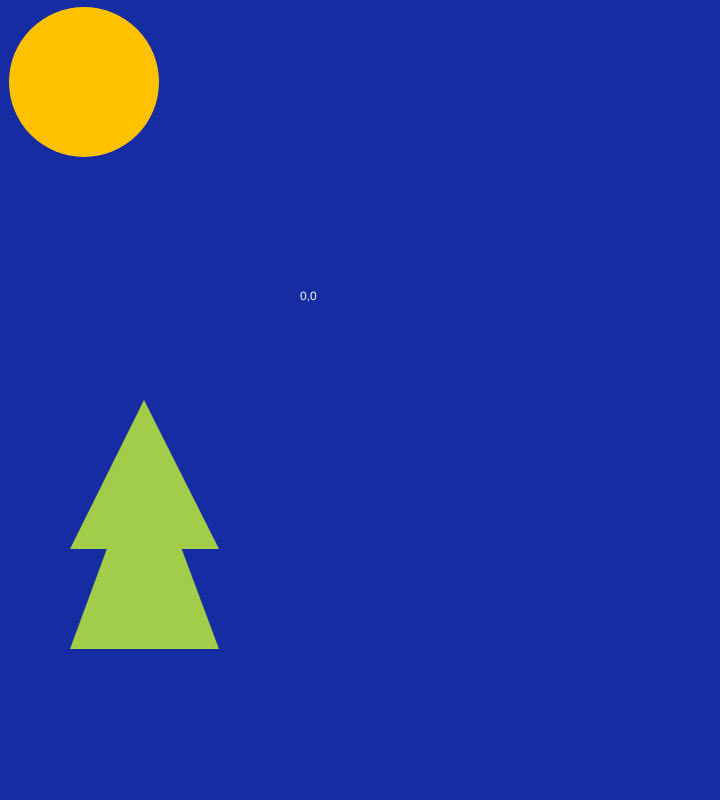
Frame 1 (no input)
Frame 60 (no input): identical to frame 1, image omitted
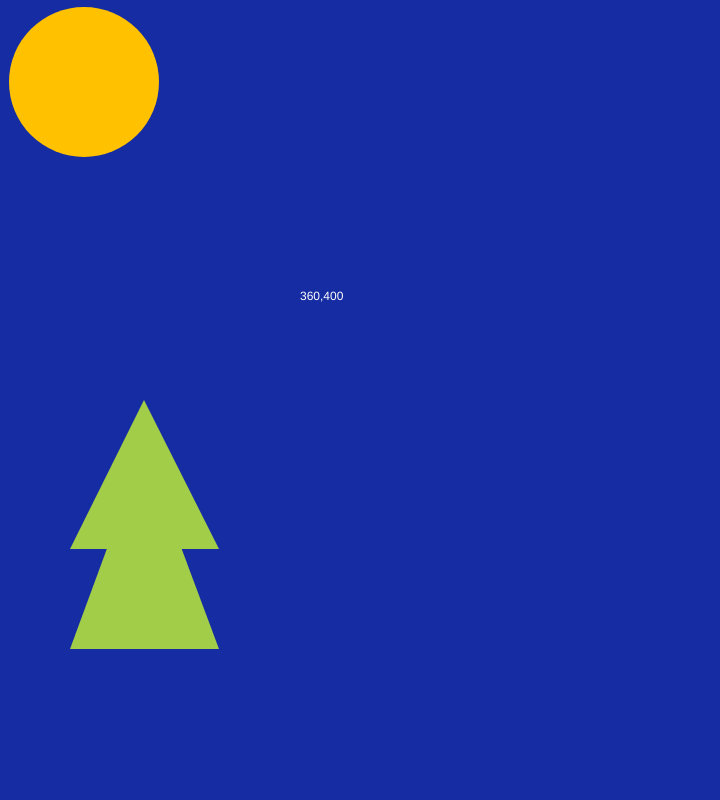
Frame 120 (the mouse pressed at the canvas centre since frame 60)

The p5.js sketch that drew these frames (run headless with seeded random() and noise() and a simulated clock; from frame 60 on, the mouse is pressed at the canvas centre):

// p5.js sketch
// ── sketch.js
function setup() {
  // Sets the screen to be 720 pixels wide and 400 pixels high
  createCanvas(720, 800); // size of canvas//

}

function draw(){
  background(22, 44, 162);
  noStroke(); //rim of color//

  // fill(22, 44, 162);
  // triangle(18, 18, 18, 360, 81, 360);
  //
  // fill(102);
  // rect(81, 81, 63, 63);
  //
  // fill(204);
  // quad(189, 18, 216, 18, 216, 360, 144, 360);
  //
  fill(255, 193, 0);
  ellipse(84, 82, 150, 150);
  //
  fill(162, 205, 72);
  triangle(70, 649, 219, 649, 144, 448);
  fill(162, 205, 72);
  triangle(70, 549, 219, 549, 144, 400);
  //
  // fill(255);
  // arc(479, 300, 280, 280, PI, TWO_PI);
fill ("white")
  text (mouseX + ',' + mouseY, 300, 300) ;

}


function mouseReleased() {
  console.log(mouseX + ',' + mouseY) ;
}
